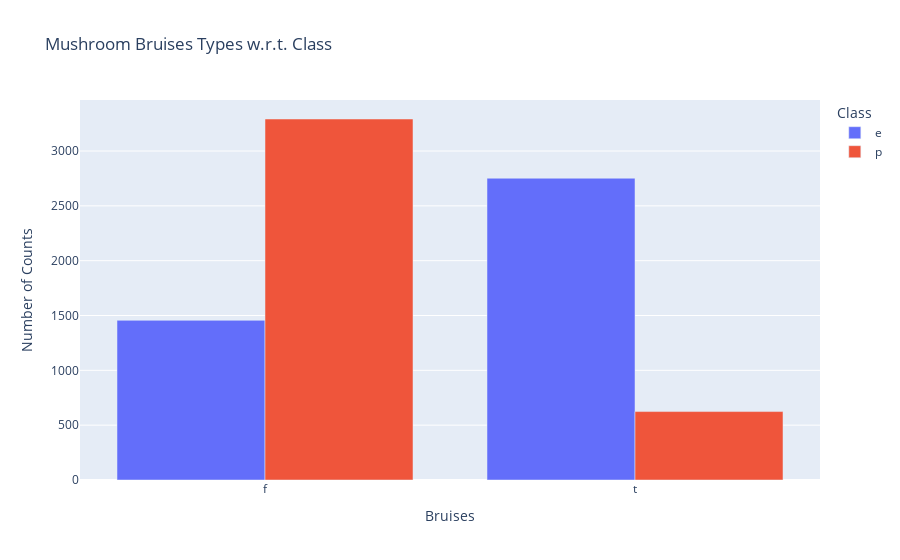

This figure's notebook cell:
### Code cell
# using Plotly
import plotly.express as px

# Group by 'bruises' and 'class' and count the occurrences
mushroom_visualization = mushroom.groupby(['bruises', 'class']).size().reset_index(name='Count')

# Create a bar chart using Plotly
fig = px.bar(mushroom_visualization, x='bruises', y='Count', color='class', barmode='group',
             labels={'Count': 'Number of Counts', 'bruises': 'Bruises', 'class': 'Class'},
             title='Mushroom Bruises Types w.r.t. Class')

# Display the bar chart
fig.show()

### Figure 1 — Plotly figure (JSON) as saved in the notebook; plotly's stock layout.template omitted (floating-point values rounded to 4 significant figures)
{"data": [{"alignmentgroup": "True", "hovertemplate": "Class=e<br>Bruises=%{x}<br>Number of Counts=%{y}<extra></extra>", "legendgroup": "e", "marker": {"color": "#636efa", "pattern": {"shape": ""}}, "name": "e", "offsetgroup": "e", "orientation": "v", "showlegend": true, "textposition": "auto", "type": "bar", "x": ["f", "t"], "xaxis": "x", "y": [1456, 2752], "yaxis": "y"}, {"alignmentgroup": "True", "hovertemplate": "Class=p<br>Bruises=%{x}<br>Number of Counts=%{y}<extra></extra>", "legendgroup": "p", "marker": {"color": "#EF553B", "pattern": {"shape": ""}}, "name": "p", "offsetgroup": "p", "orientation": "v", "showlegend": true, "textposition": "auto", "type": "bar", "x": ["f", "t"], "xaxis": "x", "y": [3292, 624], "yaxis": "y"}], "layout": {"barmode": "group", "legend": {"title": {"text": "Class"}, "tracegroupgap": 0}, "title": {"text": "Mushroom Bruises Types w.r.t. Class"}, "xaxis": {"anchor": "y", "domain": [0, 1], "title": {"text": "Bruises"}}, "yaxis": {"anchor": "x", "domain": [0, 1], "title": {"text": "Number of Counts"}}}}
